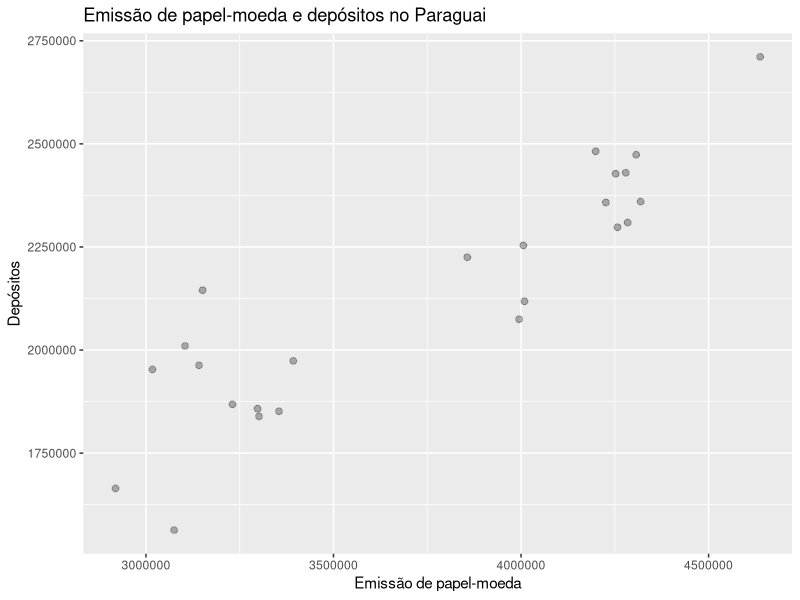

Recreate this plot in R.
## ---- chunk 1
knitr::opts_chunk$set(echo = TRUE)
## ---- chunk 2
library(readxl)
setwd("E:/Aulas-2021-01/Análise exploratória - TECH")
dados = read_xlsx("Reg2.xlsx")
x <- dados$Emissão
y <- dados$Depósitos
## ---- chunk 3
library(ggplot2)

ggplot(dados, aes(x=x,y=y)) +  geom_point(alpha = 0.3, size = 2)+
labs(title = "Emissão de papel-moeda e depósitos no Paraguai",
       x = "Emissão de papel-moeda",
       y = "Depósitos") 

cat("A correlação é", round(cor(x,y),2), "\n")
## ---- chunk 4
linear = function(x,y,alfa){
  mod = lm(y ~ x)
  res = summary(mod)
  if(res$coefficients[2,4] >= alfa){
    cat("Não há relação entre x e y,", "y =", 
        round(mean(y),2), "\n")
  }else{
    if(res$coefficients[1,4] >= alfa){
      mod = lm(y ~ x - 1)
      res = summary(mod)
      cat("A equação é: y =", res$coefficients[1], "*x", "\n")
    }else{
      cat("A equação (1) é: y =", res$coefficients[1,1],
          "+", res$coefficients[2,1], "*x", "\n")
      cat("Ou a equação (2) é: y =", mean(y),
          "+", res$coefficients[2,1], "*(x -",  mean(x), ")",
          "\n")
    }
  }
}

linear(x,y, 0.05)
## ---- chunk 5
modelo = lm(y ~ x - 1) 
resumo = summary(modelo)
# Para obter os coeficientes com duas casas decimais
tabela1 = round(resumo$coefficients,2) 
# Para obter os LI e LS dos coeficientes com duas casas decimais
tabela2 = round(confint(modelo, level = 0.95),2) 
library(knitr)
## ---- chunk 6
kable(tabela1)
kable(tabela2)
